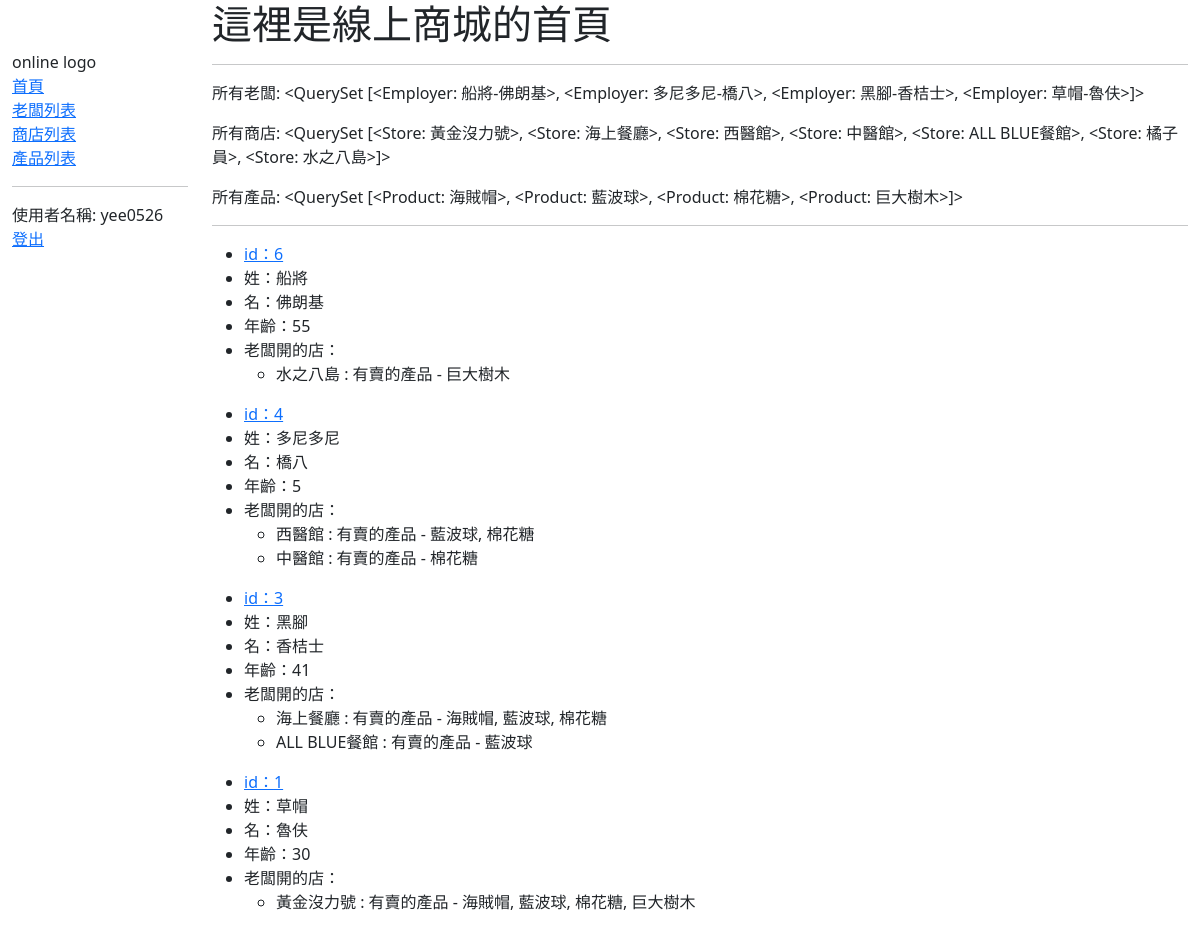
Screenshot of /online/ (signed in) with the database file from the repository.
### online/models.py (models this page shows, shortened)
class Employer(models.Model):
    first_name = models.CharField(max_length=100)
    last_name = models.CharField(max_length=100)
    age = models.PositiveIntegerField()
    class Meta:
        ordering = ['last_name', 'first_name']
    def get_absolute_url(self):
        return reverse('employer-detail', args=[str(self.id)])
    def __str__(self):
        return f'{self.first_name}-{self.last_name}'

class Store(models.Model):
    title = models.CharField(max_length=100)
    description = models.TextField()
    employer = models.ForeignKey(Employer, on_delete=models.SET_NULL, null=True)
    class Meta:
        permissions = (("can_mark_store", "Set store as noticed"),)
    def __str__(self):
        return self.title

class Product(models.Model):
    title = models.CharField(max_length=100)
    price = models.DecimalField(max_digits=10, decimal_places=2)
    store = models.ManyToManyField(Store)
    def __str__(self):
        return self.title

### online/views.py (the view)
# urls.py: path("", views.index, name="index")
@login_required
def index(request):
    num_employers = Employer.objects.all()
    num_stores = Store.objects.all()
    num_products = Product.objects.all()
    context = {
        "num_employers": num_employers,
        "num_stores": num_stores,
        "num_products": num_products,
    }
    return render(request, 'index.html', context=context)

### online/templates/index.html
{% extends 'sidebar.html' %}
{% block content %}
  <h1>這裡是線上商城的首頁</h1>
  <hr>
  <p>所有老闆: {{ num_employers }}</p>
  <p>所有商店: {{ num_stores }}</p>
  <p>所有產品: {{ num_products }}</p>
  <hr>
  {% for employer in num_employers %}
    <ul>
      <li><a href="{{ employer.get_absolute_url }}">id：{{ employer.id }}</a></li>
      <li>姓：{{ employer.first_name }}</li>
      <li>名：{{ employer.last_name }}</li>
      <li>年齡：{{ employer.age }}</li>
      <li>
        老闆開的店：
        {% for store in employer.store_set.all %}
        <ul>
          <li>{{ store.title }}  :  有賣的產品   -   {{ store.product_set.all | join:", " }}</li>
        </ul>
        {% endfor %}
      </li>
    </ul>
  {% endfor %}
{% endblock %}

### online/templates/sidebar.html (shortened to what this page needs)
<!DOCTYPE html>
<html lang="en">
  <head>
    <link
      href="https://cdn.jsdelivr.net/npm/bootstrap@5.1.3/dist/css/bootstrap.min.css"
      rel="stylesheet"
 />
    {% load static %}
    <link rel="stylesheet" href="{% static 'css/styles.css' %}" />
  </head>
  <body>
    <div class="container-fluid">
      <div class="row">
        <div class="col-sm-2">
          {% block sidebar %}
            <ul class="sidebar-nav">
              <li>online logo</li>
              <li><a href="{% url 'index' %}">首頁</a></li>
              <li><a href="{% url 'employer-list' %}">老闆列表</a></li>
              <li><a href="{% url 'store-list' %}">商店列表</a></li>
              <li><a href="{% url 'product-list' %}">產品列表</a></li>
              <hr>
              {% if user.is_authenticated %}
                <li>使用者名稱: {{ user.get_username }}</li>
                <li><a href="{% url 'logout' %}">登出</a></li>
              {% else %}
                <li><a href="{% url 'login' %}?next={{ request.path }}">登入</a></li>
                <li><a href="{% url 'register' %}">註冊</a></li>
              {% endif %}
            </ul>
          {% endblock %}
        </div>
        <div class="col-sm-10 ">
          {% block content %}
          {% endblock %}
        </div>
      </div>
    </div>
  </body>
</html>

### online/static/css/styles.css (style rules this page uses)
.sidebar-nav { margin-top: 50px; padding: 0; list-style: none; }

### rows the page displays
Employer: first_name+last_name "<QuerySet [<Employer: 船將-佛朗基>, <Employer: 多尼多尼-橋八>, <Employer: 黑腳-香桔士>, <Employer: 草帽-魯伕>]>", id "6", first_name "船將", last_name "佛朗基", age "55"
Store: title.title "<QuerySet [<Store: 黃金沒力號>, <Store: 海上餐廳>, <Store: 西醫館>, <Store: 中醫館>, <Store: ALL BLUE餐館>, <Store: 橘子員>, <Store: 水之八島>]>", title "黃金沒力號", product_set.all "海賊帽, 藍波球, 棉花糖, 巨大樹木"
Product: title.title "<QuerySet [<Product: 海賊帽>, <Product: 藍波球>, <Product: 棉花糖>, <Product: 巨大樹木>]>"
Store: title "水之八島", product_set.all "巨大樹木"
Employer: id "4", first_name "多尼多尼", last_name "橋八", age "5"
Store: title "西醫館", product_set.all "藍波球, 棉花糖"
Store: title "中醫館", product_set.all "棉花糖"
Employer: id "3", first_name "黑腳", last_name "香桔士", age "41"
Store: title "海上餐廳", product_set.all "海賊帽, 藍波球, 棉花糖"
Store: title "ALL BLUE餐館", product_set.all "藍波球"
Employer: id "1", first_name "草帽", last_name "魯伕", age "30"

### other values shown
{{ user.get_username }} "yee0526"
